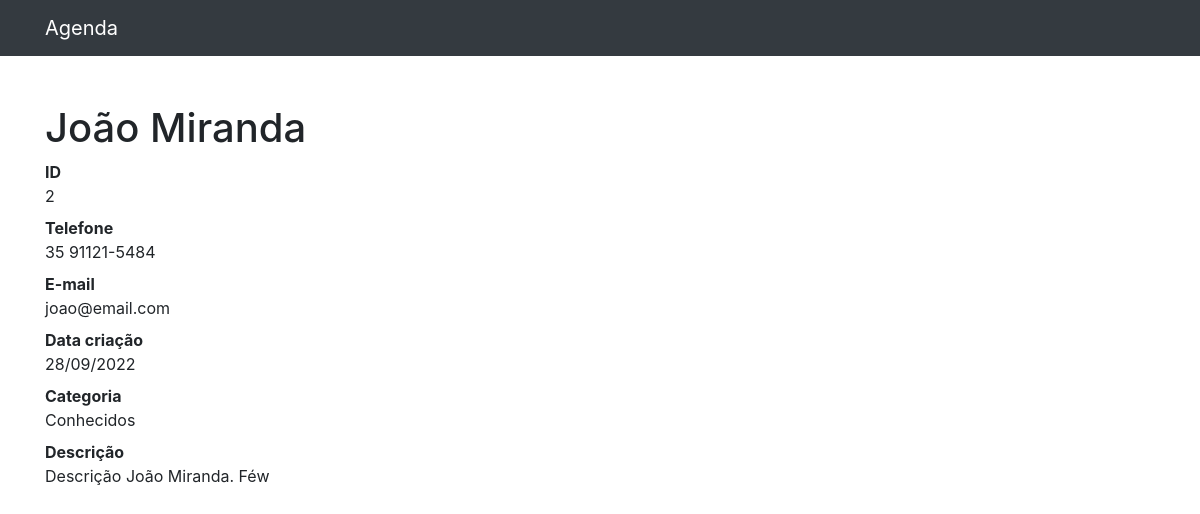
/2, run on the app's committed database.
### contatos/models.py (models this page shows, shortened)
class Contato(models.Model):
    nome = models.CharField(max_length=255)
    sobrenome = models.CharField(max_length=255, blank=True)
    telefone = models.CharField(max_length=255)
    email = models.CharField(max_length=255)
    data_criacao = models.DateTimeField(default=timezone.now)
    descricao = models.TextField(blank=True)
    categoria = models.ForeignKey(Categoria, on_delete=models.DO_NOTHING)

class Categoria(models.Model):
    nome = models.CharField(max_length=255)
    def __str__(self):
        return self.nome

### contatos/views.py (the view)
# urls.py: path('<int:contato_id>', views.ver_contato, name='ver_contato'),
def ver_contato(request, contato_id):
    contato = Contato.objects.get(id=contato_id)
    return render(request, 'contatos/ver_contato.html', {'contato': contato})

### contatos/templates/contatos/ver_contato.html
{% extends 'base.html' %}
{% block conteudo %}
<h1 class="mt-5">{{contato.nome}} {{contato.sobrenome}}</h1>
<dl>
    <dt>ID</dt>
    <dd>{{contato.id}}</dd>
    <dt>Telefone</dt>
    <dd>{{contato.telefone}}</dd>
    <dt>E-mail</dt>
    <dd>{{contato.email}}</dd>
    <dt>Data criação</dt>
    <dd>{{contato.data_criacao|date:'d/m/Y'}}</dd>
    <dt>Categoria</dt>
    <dd>{{contato.categoria}}</dd>
    <dt>Descrição</dt>
    <dd>
        {{contato.descricao}}
    </dd>
</dl>
{% endblock %}

### data on the page
Contato: nome "João", sobrenome "Miranda", id "2", telefone "35 91121-5484", email "joao@email.com", data_criacao "28/09/2022", categoria "Conhecidos", descricao "Descrição João Miranda. Féw"
